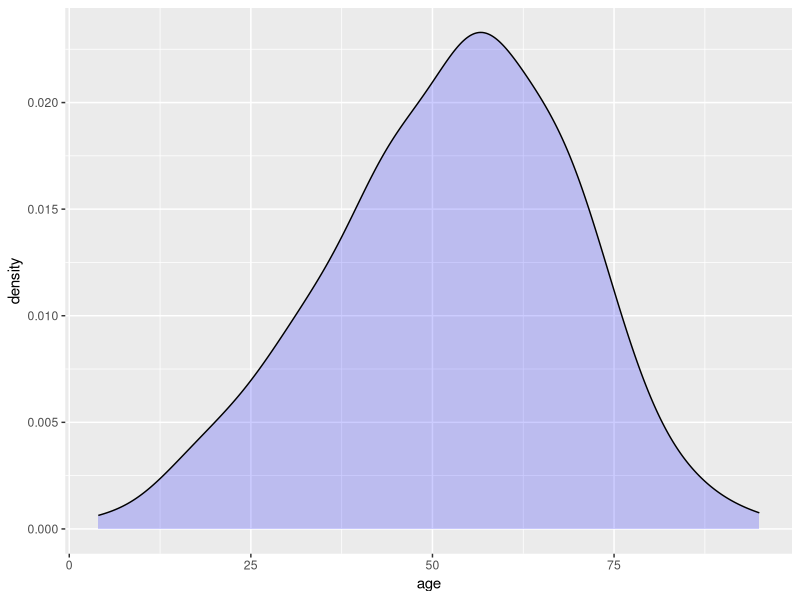
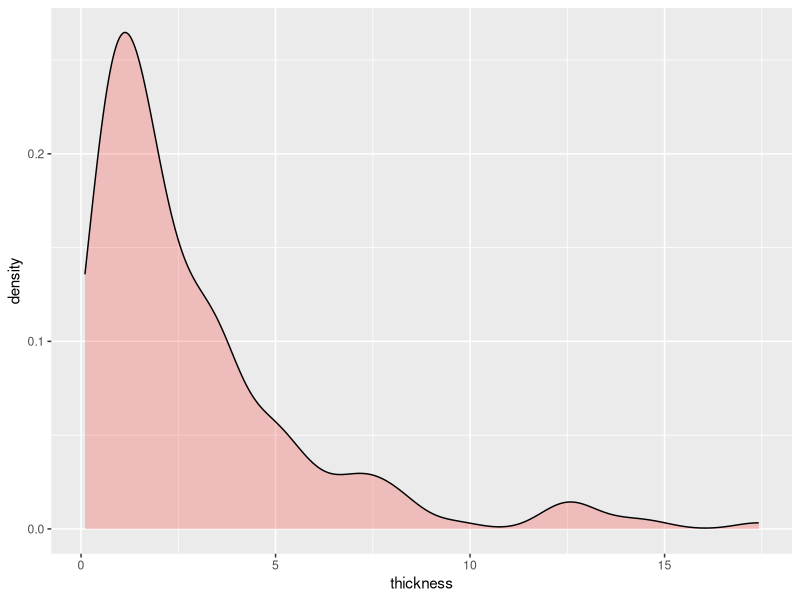
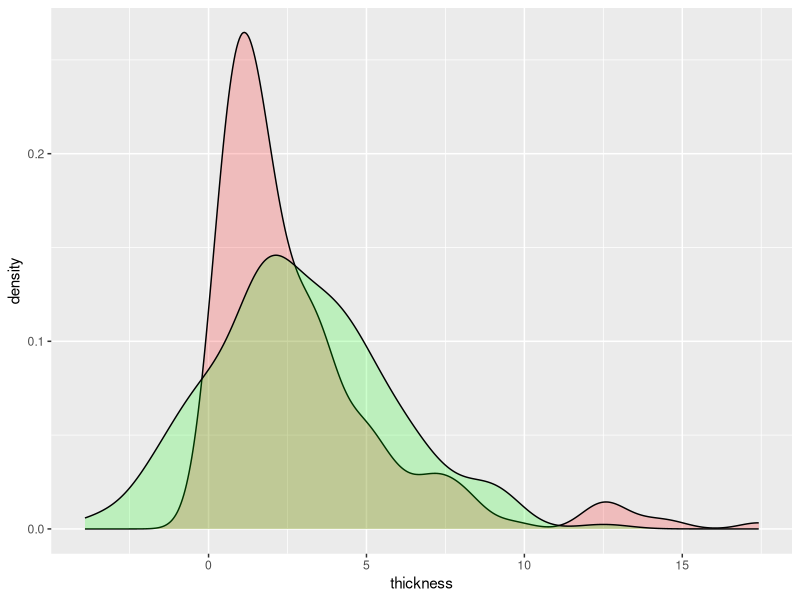
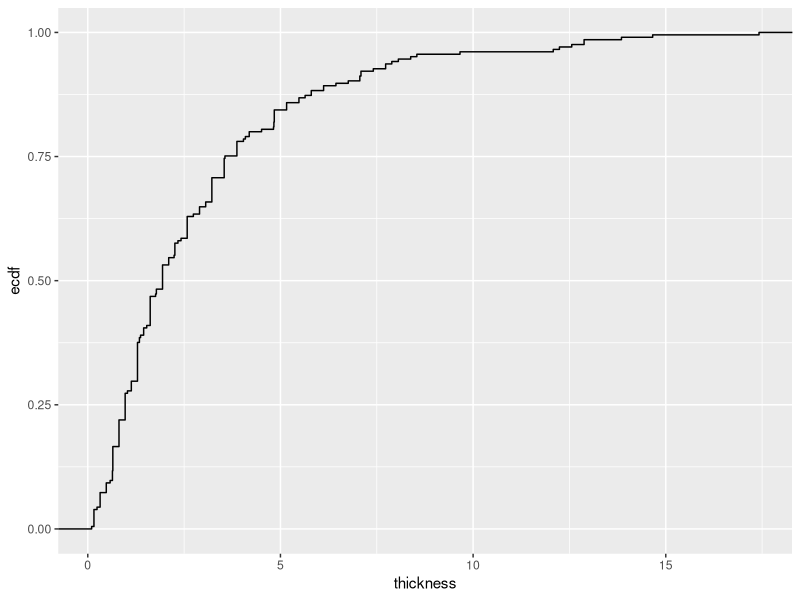

The R script that drew these images, in order: (Note: this script raises an error after producing the figures.)
## ---- chunk 1

#Set working directory
#getwd()
setwd( "C:/Users/suarep/Documents/pds/dataScience/gitRepo/lab5/r_lab5")

# Load packages
library(dplyr)
library(ggplot2)


# Access data
#Access the data contained in the file `mydata.csv` and store it in an object called `mydata`. 
mydata <- read.csv("mydata.csv")

# Print the first six rows
head(mydata)

# Generate summary statistics
#Generate a summary of each column using `summary()` and store it in an object called `mysummary`. 
mysummary <-summary(mydata)

# Look at the structure of the object
glimpse(mysummary)
str(mysummary)


## ---- chunk 2

# Set seed
#Use `set.seed(123)` to ensure reproducibility. 
set.seed(123)

# Add normal_thickness column to mydata
#Using `mutate()`, add a new column to `mydata` called `normal_thickness` and populate (fill in) this column with values taken from a normal distribution that has the same mean and standard deviation found in the `thickness` column of `mydata`. Use `?rnorm` if you need a quick reminder of how the function works.

?rnorm
?mutate

m <- mean(mydata$thickness)
m

s <- sd(mydata$thickness)
s

n <- nrow(mydata)
n

r <- rnorm(n, mean = m, sd = s)

#option1
#r <- rnorm(n, mean = mean(mydata$thickness), sd (mydata$thickness))

#option2
#mutate(mydata, normal_thickness = rnorm(n, mean = mean(mydata$thickness), sd (mydata$thickness)))

#option3
#mutate(mydata, normal_thickness = rnorm(n, mean = mean(thickness), sd(thickness)))

#overwrite and add column to data set
mydata <- mutate(mydata, normal_thickness = r)

head(mydata)

# Generate density plot of age
#Generate a densty plot of `age` using `geom_density()`. Specify that the `fill` colour should be `"blue"` and the `alpha` should be `0.2`, making it slightly transparent. Store this ggplot in an object called 'plot1`.

plot1 <- ggplot(mydata) +
  geom_density(aes(x = age), alpha = 0.2, fill = "blue")

# Look at plot1
plot1

# Generate density plot of thickness
#Generate a densty plot of `thickness` using `geom_density()`. Specify that the `fill` colour should be `"red"` and the `alpha` should be `0.2`, making it slightly transparent. Store this ggplot in an object called `plot2`. 

plot2 <- ggplot(mydata) +
  geom_density(aes(x = thickness), alpha = 0.2, fill = "red")

# Look at plot2
plot2


# Overlay density plot of normal_thickness
#Add a `geom_density()` layer to `plot2` that displays the distribution of `normal_thickness`.  Specify that the `fill` colour should be `"green"` and the `alpha` should be `0.2`, making it slightly transparent. Store this plot in an object called `plot3`. Think about how this compares to the actual distribution of `thickness` and what it tells you about the data.


plot3 <- plot2 +
  geom_density(aes(x = normal_thickness), alpha = 0.2, fill = "green")

# Look at plot3
plot3

## ---- chunk 3
# CDF of melanoma thickness
#Plot the CDF of the `thickness` of melanoma cells as a `ggplot()` using the `stat_ecdf()` layer. Store this plot in an object called `plot4`.


plot4 <- ggplot(mydata, aes(thickness)) + stat_ecdf()

# Look at plot4
plot4

# Estimate proportion < 4 mm to the nearest 0.25
#Looking at this plot, approximately what proportion (*to the nearest 0.25*) of melanoma cells are less than 4 mm thick? Store this value in an object called `estimated_proportion`.

estimated_proportion <- .75

## ---- chunk 4
# Levels of status
#Use `levels()` to examine the unique values found in the `status` column of `mydata`. Recall that `levels()` requires a factor vector as its only argument.

levels(mydata$status)

# Generate overall_values
#Use `dplyr` to generate a summary table that contains the proportion of records in `mydata` containing each value of `status`. This table should have two columns: `status` and `proportion`, and be stored in an object called `overall_values`.  
#Hint: The proportion will be equal to the number of occurances of each level of `status` divided by the total number of rows in `mydata`. Consider how you might use `group_by()`, `summarise()`, `n()`, and `nrow()` to accomplish this task. 

levels(mydata$status)
str(mydata)
nlevels(mydata$status)

overall_values <- mydata %>%   group_by(status) %>%   summarise(proportion = n() / nrow(mydata)) 

# Look at overall_values
overall_values

## ---- chunk 5
# Set seed
#Use `set.seed(123)` to ensure reproducibility. 
set.seed(123)

# Random sample of 30 patients
-#Subset a simple random sample of 30 patients using `sample_n()`. Store this subset in an object called `mysimple`. 
  
mysimple <- sample_n(mydata, 30)
mysimple

# Find the proportion of patients at each status using the random sample
#Generate a summary table that contains the proportion of records in `mysimple` with each level of `status`. It should have two columns: `status` and `proportion`. Store this data frame in an object called `simple_values`.

simple_values <- mysimple %>%   group_by(status) %>%   summarise(proportion = n()/nrow(mysimple)) 
 
# Look at simple_values
simple_values

## ---- chunk 6
# Set seed
#Use `set.seed(123)` to ensure reproducibility. 
set.seed(123)


# Stratified random sample of 15 records from each level of sex
#Subset a random sample of 30 patients using `sample_n()`. Ensure that this subset includes an equal number of males and females by including `group_by`() in the `dplyr` pipeline. Store this subset in an object called `mystratified`.  

mystratified <- mydata %>%
  group_by(sex) %>%
  sample_n(15)

mystratified


# Find the proportion of patients at each status using the random sample
#Generate a summary table that contains the proportion of patients in each level of `status` using the subset `mystratified`. It should have two columns: `status` and `proportion`. Store this data frame in an object called `stratified_values`. 

stratified_values <- mystratified %>%   group_by(status) %>%   summarise(proportion = n()/nrow(mystratified)) 
 

# Look at stratified_values
stratified_values

## ---- chunk 7
# Mean age
#Find the mean value of `age` in `mydata`; store this in an object called `mu`.
mu <- mean(mydata$age)
mu

# Standard deviation of age
#Find the standard deviation of `age` in `mydata`; store this in an object called `sigma`

sigma <- sd(mydata$age)
sigma

# Number of samples
#Find the number of samples of `age` in `mydata`; store this in an object called `n`. 

n <- nrow(mydata)
n

# Calculate error
#Calculate the error using `sigma`, and `n`, and the function `qnorm()`; store this in an object called `error`. 

error <- qnorm(0.975)*sigma/sqrt(n)


# Lower confidence limit
#Find the lower confidence limit by subtracting `error` from `mu`; store this in an object called `lower`.
lower <- mu-error


# Upper confidence limit
#Find the upper confidence limit by adding `error` to `mu`; store this in an object called `upper`. 
upper <- mu+error

# Look at mu
mu

# Look at lower
lower

# Look at upper
upper

